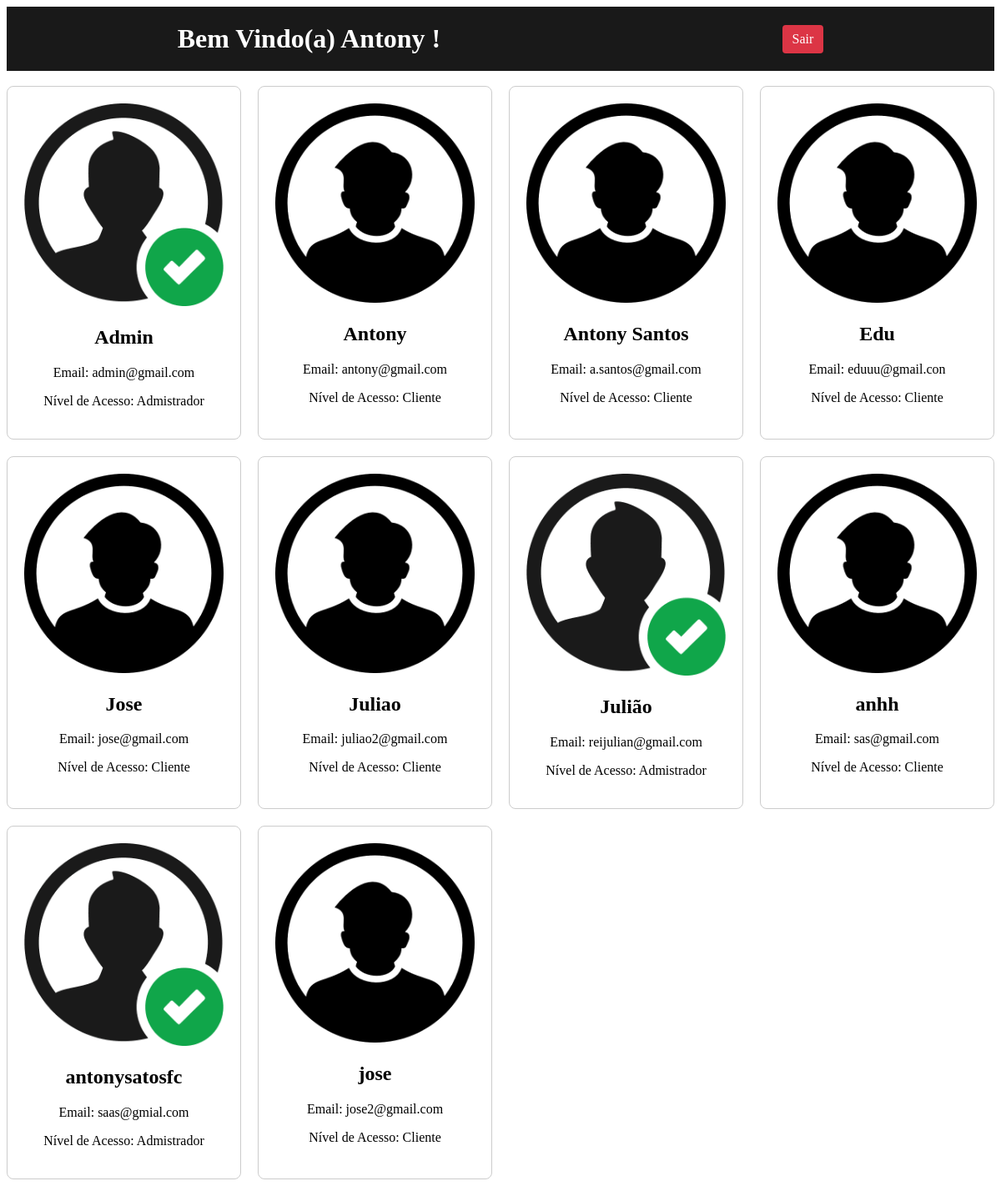
The page /public/pages/cliente.php (signed in) on the database its author committed.
### tables this page shows
CREATE TABLE usuarios (
    id INTEGER PRIMARY KEY AUTOINCREMENT,
    nome TEXT NOT NULL,
    email TEXT NOT NULL UNIQUE,
    senha TEXT NOT NULL,
    nivel_acesso_id INTEGER NOT NULL, nivel_acesso INTEGER,
    FOREIGN KEY (nivel_acesso_id) REFERENCES niveis_acesso(id)
);

### public/pages/cliente.php (the view, shortened to what this page needs)
<?php
$emailUsuario = $_SESSION["email"];
$conexao = new PDO("sqlite:../../app/config/plataforma.db");
$conexao->setAttribute(PDO::ATTR_ERRMODE, PDO::ERRMODE_EXCEPTION);
$stmt = $conexao->prepare("SELECT nome FROM usuarios WHERE email = :email");
$stmt->bindParam(':email', $emailUsuario);
$stmt->execute();
$dadosUsuario = $stmt->fetch(PDO::FETCH_ASSOC);
$nomeUsuario = $dadosUsuario['nome'];
$sql = "SELECT nome, email, nivel_acesso_id FROM usuarios ORDER BY nome";
$result = $conexao->query($sql);
?>
<!DOCTYPE html>
<html lang="pt-br">
<head>
  <link rel="stylesheet" href="../assets/css/cliente.css" />
</head>
<body>
  <header>
    <div class="container">
      <h1>Bem Vindo(a) <?php echo $nomeUsuario; ?> !</h1>
      <a href="../../app/controllers/sair.php">Sair</a>
    </div>
  </header>
  <br/>
  <div class="cards-container">
    <?php while ($row = $result->fetch(PDO::FETCH_ASSOC)) { ?>
      <div class="card">
        <img src="<?php echo ($row['nivel_acesso_id'] == 1) ? '../assets/img/imgProfileAdm.png' : '../assets/img/imgProfile.png'; ?>" alt="<?php echo $row['nome']; ?>">
        <h2><?php echo $row['nome']; ?></h2>
        <p>Email: <?php echo $row['email']; ?></p>
        <p>Nível de Acesso: <?php echo ($row['nivel_acesso_id'] == 1) ? 'Admistrador' : 'Cliente'; ?></p>
      </div>
    <?php } ?>
  </div>
</body>
</html>

### public/assets/css/cliente.css (style rules this page uses)
.cards-container { display: grid; grid-template-columns: repeat(auto-fill, minmax(250px, 1fr)); gap: 20px; }
.container { display: flex; justify-content: space-around; align-items: center; }
a { padding: 8px 12px; background-color: #dc3545; color: #fff; border: none; border-radius: 4px; text-decoration: none; cursor: pointer; transition: background-color 0.3s; cursor: pointer; }
.card { border: 1px solid #ccc; border-radius: 8px; padding: 20px; text-align: center; }
.card img { max-width: 100%; }
header { background-color: rgba(0,0,0,0.9); color: #fff; padding: 20px 0; text-align: center; }
header h1 { margin: 0; }

### rows shown on the page
usuarios: nome "Antony", email "antony@gmail.com", shows "Cliente"
usuarios: nome "Admin", email "admin@gmail.com", shows "Admistrador"
usuarios: nome "Antony Santos", email "a.santos@gmail.com", shows "Cliente"
usuarios: nome "Edu", email "eduuu@gmail.con", shows "Cliente"
usuarios: nome "Jose", email "jose@gmail.com", shows "Cliente"
usuarios: nome "Juliao", email "juliao2@gmail.com", shows "Cliente"
usuarios: nome "Julião", email "reijulian@gmail.com", shows "Admistrador"
usuarios: nome "anhh", email "sas@gmail.com", shows "Cliente"
usuarios: nome "antonysatosfc", email "saas@gmial.com", shows "Admistrador"
usuarios: nome "jose", email "jose2@gmail.com", shows "Cliente"
